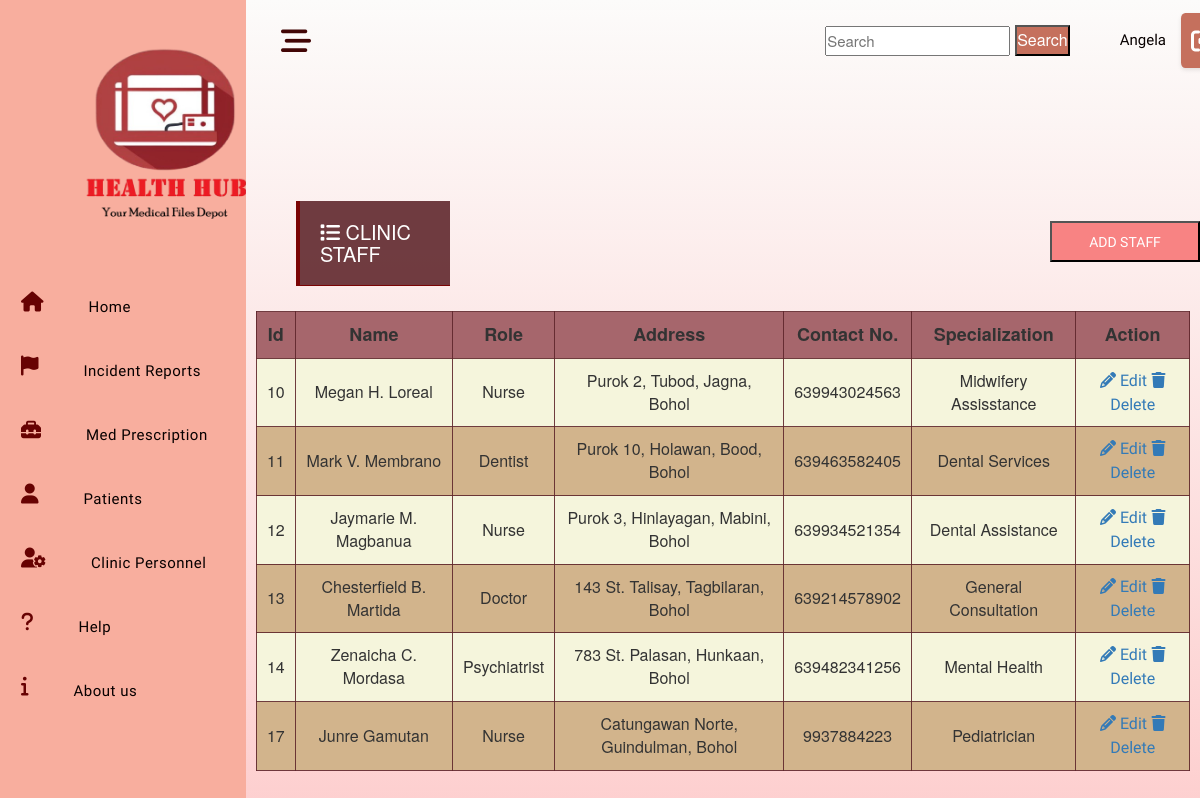
The page /html/clinic_staff.php (signed in) on the database its author committed.
### tables this page shows
CREATE TABLE `clinic_staffs` (
  `id` int(20) NOT NULL,
  `fullname` varchar(30) NOT NULL,
  `role` char(20) NOT NULL,
  `address` varchar(50) NOT NULL,
  `contact_no` bigint(100) NOT NULL,
  `specialization` varchar(30) NOT NULL
);

### Database/show-clinicList.php (called while the page is built)
<?php
    include ('connection.php');
    $stmt = $conn->prepare('SELECT * FROM clinic_staffs');
    $stmt->execute();
    $stmt->setFetchMode(PDO::FETCH_ASSOC);
    return $stmt->fetchAll();

### html/clinic_staff.php (the view, shortened to what this page needs)
<?php
    $user = ($_SESSION['user']);
    $clinicStaff = include('../Database/show-clinicList.php');
    include('../includes/header.php');
?>
    <main class="main-wrap">
        <?php include('../html/navigation.php'); ?>
        <section class="showcase active">
            <div class="overlay">
                <div class="head">
                    <button class="toggler">
                        <i class="fa-solid fa-bars-staggered" style="color: rgb(66, 6, 6);"></i>
                    </button>
                    <div class="top">
                        <input class="search-bar" type="text" id="search" placeholder="Search">
                        <button type="button" class="search" onclick="searchFunction()">Search</button>
                        <span><?= $user['firstName'] ?></span>
                        <button class="log-out" onclick="openModal()">
                            <i class="fa-solid fa-right-from-bracket" style="color: #ffffff;"></i>
                        </button>
                    </div>
                </div>
                <div class="content">
                    <div class="clinichead">
                        <h1 class="cs2"><i class="fa-solid fa-list" style="color: #ffffff;"></i> CLINIC STAFF</h1>
                        <div class="Add">
                            <a href="../html/add-form-clinicstaff.php" class="icon-link">
                                <button class="create">ADD STAFF</button>
                            </a>
                        </div>
                    </div>
                    <div class="TableList">
                        <div class="clinicList">
                            <table>
                                <thead>
                                    <th><button onclick="sortTable(0)">Id</button></th>
                                    <th><button onclick="sortTable(1)">Name</button></th>
                                    <th><button onclick="sortTable(2)">Role</button></th>
                                    <th><button onclick="sortTable(3)">Address</button></th>
                                    <th><button onclick="sortTable(4)">Contact No.</button></th>
                                    <th><button onclick="sortTable(5)">Specialization</button></th>
                                    <th>Action</th>
                                </thead>
                                <tbody>
                                    <?php
                                        foreach($clinicStaff as $clinic){ ?>
                                        <tr>
                                            <td class="Id"><?= $clinic['id']?></td>
                                            <td class="FullName"><?= $clinic['fullname']?></td>
                                            <td class="Role"><?= $clinic['role']?></td>
                                            <td class="Address"><?= $clinic['address']?></td>
                                            <td class="Contact_no"><?= $clinic['contact_no']?></td>
                                            <td class="Specialization"><?= $clinic['specialization']?></td>
                                            <td>
                                                <a href="" class="updateBtn" data-userid="<?= $clinic['id'] ?>"><i class="fa fa-pencil"></i> Edit</a>
                                                <a href="" class="deleteBtn" data-userid="<?= $clinic['id'] ?>" data-fname="<?=$clinic['fullname']?>"><i class="fa fa-trash"> </i> Delete</a>
                                            </td>
                                        </tr>
                                    <?php }?>
                                </tbody>
                            </table>
                        </div>
                    </div>
                </div>
            </div>
        </section>
    </main>
    <?php include('../includes/scripts.php'); ?>

### css/home_styles.css (style rules this page uses)
body { position: fixed; width: 100%; }
* { margin: 0; padding: 0; box-sizing: border-box; }
a { text-decoration: none; font-family: "Ubuntu", sans-serif; }
.main-wrap { width: 100%; display: flex; }
.main-wrap .showcase { width: 97%; height: 100vh; background-position: center; background-image: linear-gradient( #fcfbfa, #fdc7c7d7); background-size: cover; position: relative; transition: 0.3s ease-in-out; }
.main-wrap .showcase .overlay { position: absolute; top: 0; left: 0; width: 100%; height: 100%; }
.main-wrap .showcase .head { padding: 13px 25px; }
.main-wrap .showcase .head .toggler { display: inline-block; background: transparent; border: none; outline: 0; color: #fff; padding: 10px 10px; border-radius: 5px; cursor: pointer; transition: 0.2s ease; }
.main-wrap .showcase .head .toggler i { font-size: 30px; }
.main-wrap .showcase .content { margin-top: 100px; width: 100%; text-align: center; }
.showcase { position: relative; }
.head { display: flex; align-items: center; }
.top { display: flex; align-items: center; justify-content: right; width: 100%; text-align: center; }
.top .search-bar { margin-left: 670px; margin-right: 5px; width: 200px; height: 30px; font-size: 15px; }
.top .search { color: #fff; background: #C5705D; height: 31px; width: 70px; margin-right: 50px; font-size: medium; }
span { color: #080000; margin-right: 15px; font-family: "Ubuntu", sans-serif; font-size: 15px; }
.log-out { display: flex; align-items: center; justify-content: space-between; height: 55px; width: auto; padding: 0 10px; background: #C5705D; border: none; cursor: pointer; border-radius: 10%; box-shadow: 0px 2px 4px rgba(0, 0, 0, 0.1); transition: background-color 0.3s, transform 0.3s; }
.log-out i { font-size: 24px; color: #ffffff; }
.create { color: #fff; background: #f88383; height: 41px; width: 150px; margin-top: 40px; margin-left: 600px; }
.clinichead { display: flex; }
h1.cs2 { background: #5f262be3; margin-left: 50px; width: 350px; text-align: left; font-size: 20px; color: #ffffff; border-bottom: 1px solid #7b0404; border-left: 4px solid #7b0404; padding-bottom: 11px; padding: 20px; }
div.clinicList { margin-top: 5px; padding: 10px; max-height: 500px; overflow-y: auto; }
div.clinicList table { width: 100%; border-collapse: collapse; }
div.clinicList th { background-color: #a6666c; border: 1px solid #5f262be3; padding: 10px; text-align: center; font-size: 18px; }
div.clinicList td { border: 1px solid #5f262be3; padding: 10px; font-size: 16px; }
div.clinicList tr:nth-child(even) { background-color: #D2B48C; }
div.clinicList tr:nth-child(odd) { background-color: #F5F5DC; }

### html/clinic_staff.php (style rules this page uses)
thead button { background: none; border: none; color: inherit; font: inherit; cursor: pointer; outline: none; padding: 0; }

### rows shown on the page
clinic_staffs: id "10", fullname "Megan H. Loreal", role "Nurse", address "Purok 2, Tubod, Jagna, Bohol", contact_no "639943024563", specialization "Midwifery Assisstance"
clinic_staffs: id "11", fullname "Mark V. Membrano", role "Dentist", address "Purok 10, Holawan, Bood, Bohol", contact_no "639463582405", specialization "Dental Services"
clinic_staffs: id "12", fullname "Jaymarie M. Magbanua", role "Nurse", address "Purok 3, Hinlayagan, Mabini, Bohol", contact_no "639934521354", specialization "Dental Assistance"
clinic_staffs: id "13", fullname "Chesterfield B. Martida", role "Doctor", address "143 St. Talisay, Tagbilaran, Bohol", contact_no "639214578902", specialization "General Consultation"
clinic_staffs: id "14", fullname "Zenaicha C. Mordasa", role "Psychiatrist", address "783 St. Palasan, Hunkaan, Bohol", contact_no "639482341256", specialization "Mental Health"
clinic_staffs: id "17", fullname "Junre Gamutan", role "Nurse", address "Catungawan Norte, Guindulman, Bohol", contact_no "9937884223", specialization "Pediatrician"

### other values the page prints
$user['firstName'] "Angela"
